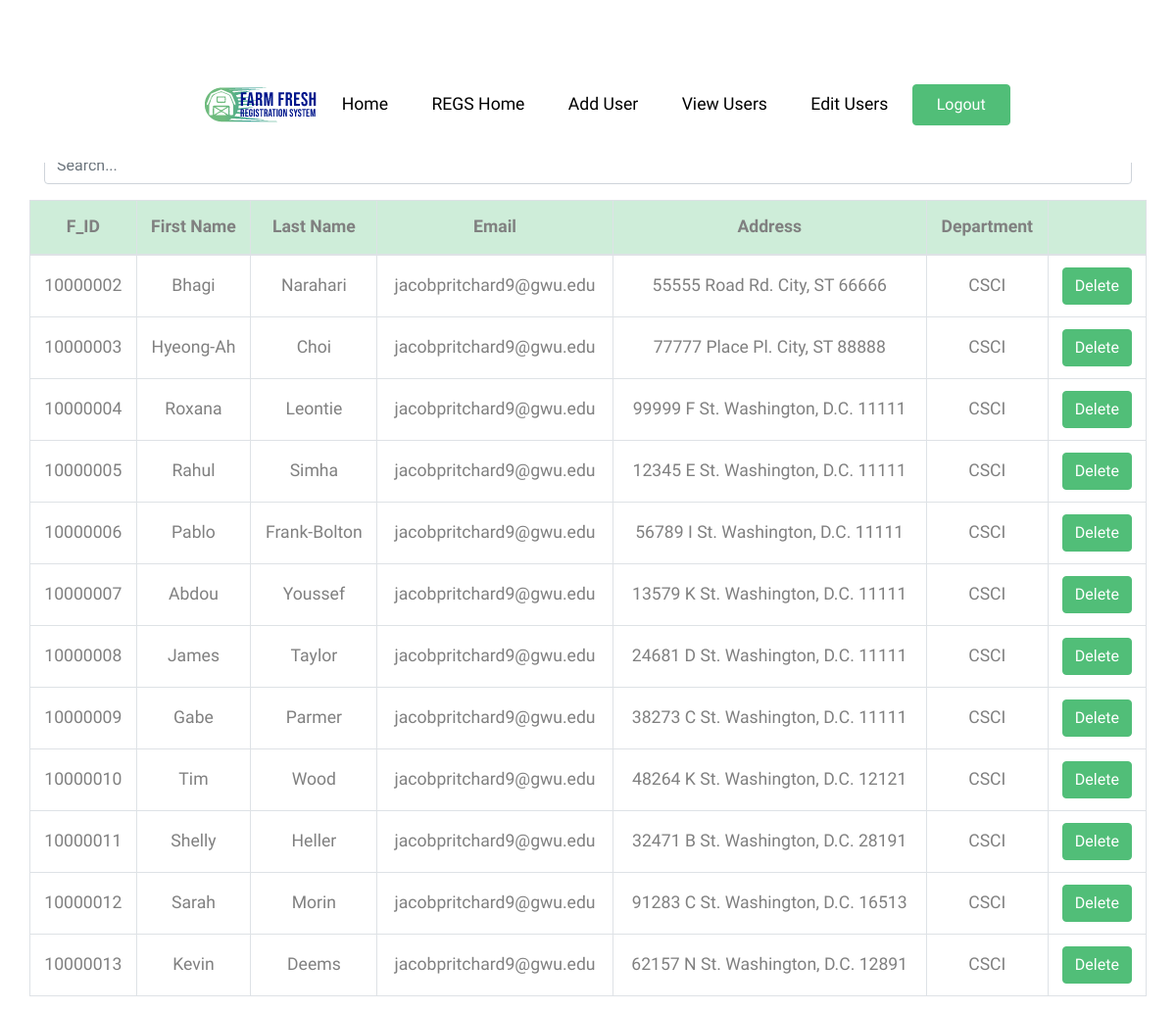
Before: /REGS/src/faculty.php (signed in) with the older database file.
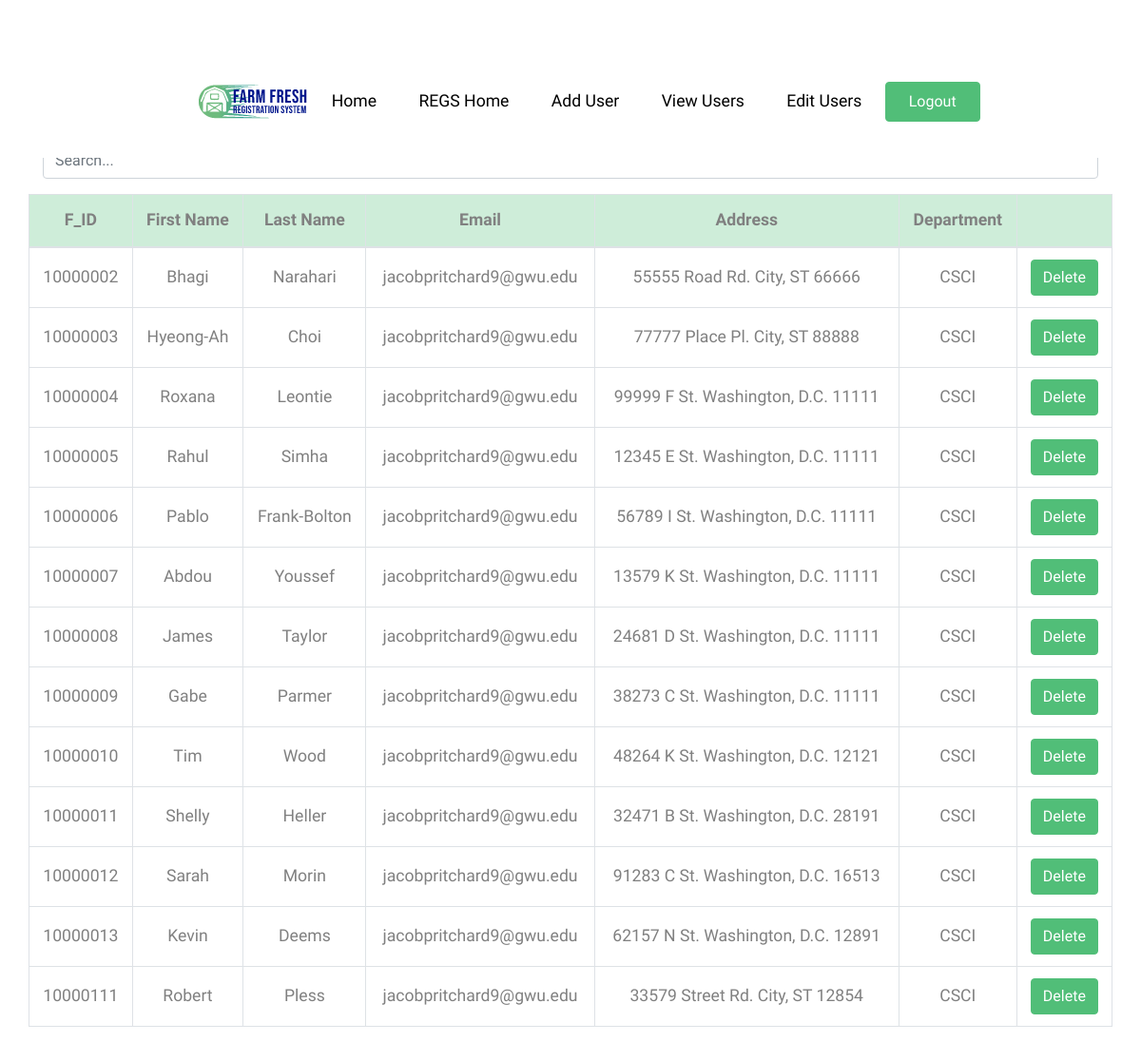
After: the same page with the newer database file.
### tables this page shows
CREATE TABLE faculty(
f_id int NOT NULL,
fname varchar(20) NOT NULL,
lname varchar(20) NOT NULL,
addr varchar(50) NOT NULL,
email varchar(30) NOT NULL,
dept varchar(4) NOT NULL,
reviewer int(1) NOT NULL,  
chair int(1),  
primary key (f_id),
foreign key (f_id) references users(id)
);

### REGS/src/faculty.php (the view, shortened to what this page needs)
<?php
require_once ('header.php');
$dbc = mysqli_connect(DB_HOST, DB_USER, DB_PASSWORD, DB_NAME);
?>
<!DOCTYPE html>
<html lang="en">
<head>
</head>
<body>
	<div class="container mt-5 pt-3">
        <h1 class="text-primary"> Faculty </h1> <br>
		<input class="form-control" id="search_filter" type="text" placeholder="Search...">
		<div class="row mt-3">
			<table class="table table-bordered">
				<thead>
					<tr class="text-center table-primary">
						<th scope="col"> F_ID </th>
						<th scope="col"> First Name </th>
						<th scope="col"> Last Name </th>
						<th scope="col"> Email </th>
						<th scope="col"> Address </th>
						<th scope="col"> Department </th>
						<th> </th>
					</tr>
				</thead>
				<tbody id="faculty_table">
			<?php
				$query = 'SELECT f_id, fname, lname, email, addr, dept
						  FROM faculty';
				$faculty = mysqli_query ($dbc, $query);
				while ($f = mysqli_fetch_assoc ($faculty)) {
					echo '<tr class="text-center">';
					foreach ($f as $data) {
						echo '<td class="align-middle">' . $data . '</td>';
					}
					echo '<td class="align-middle">';
					echo '<a href="faculty.php?id='. $f['f_id'] .'" class="btn btn-primary"> Delete </a>';
					echo '</td> </tr>';
				}
			?>
				</tbody>
			</table>
		</div>
	</div>
</body>
</html>

Changed rows visible on the page:
added faculty: f_id "10000111", fname "Robert", lname "Pless", email "jacobpritchard9@gwu.edu", addr "33579 Street Rd. City, ST 12854", dept "CSCI"
